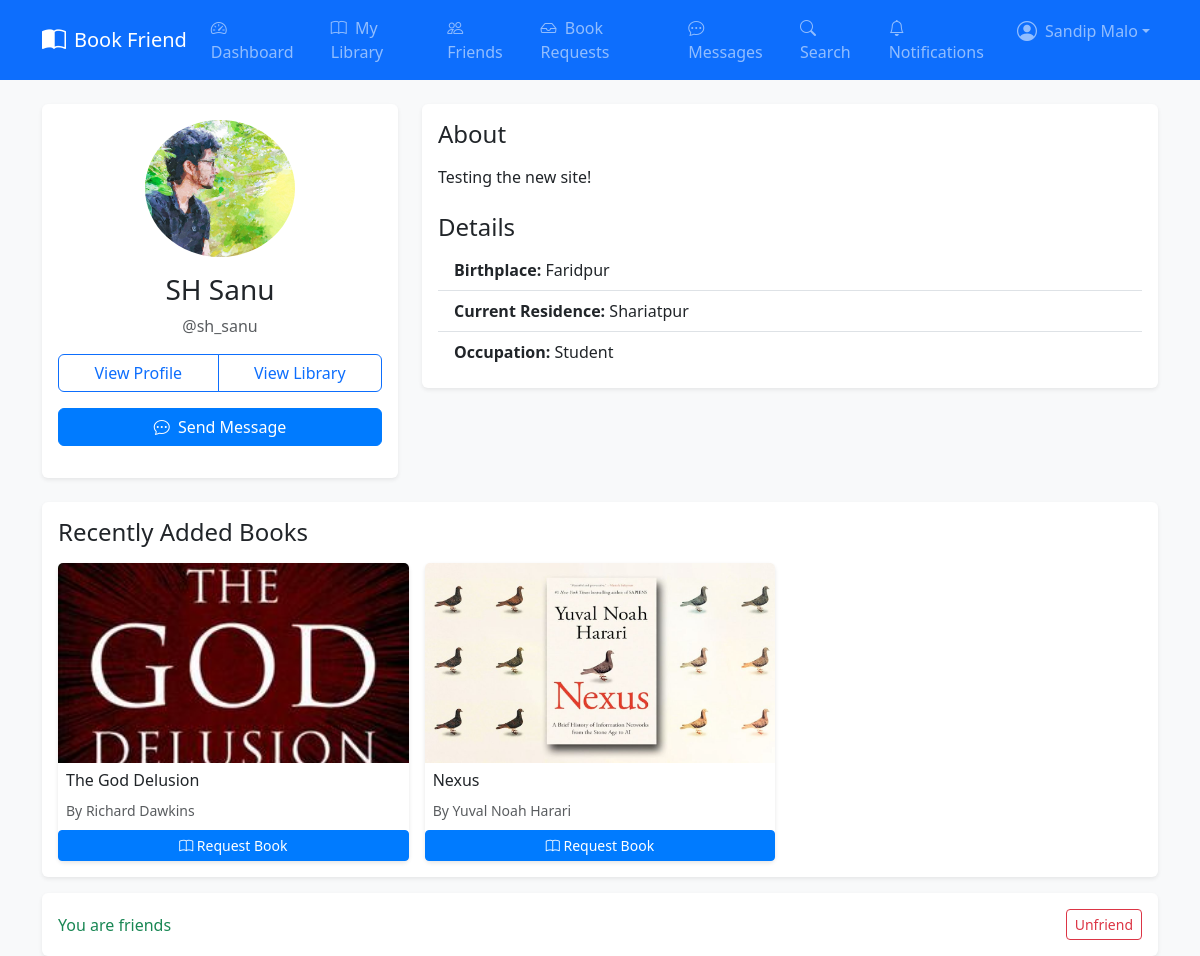
Page /profile/sh_sanu/ (signed in) on the committed database.
### Core/models.py (models this page shows, shortened)
class UserProfile(models.Model):
    user = models.OneToOneField(User, on_delete=models.CASCADE)
    bio = models.TextField(max_length=500, blank=True)
    profile_picture = models.ImageField(upload_to='profile_pics/', blank=True)
    birthplace = models.CharField(max_length=100, blank=True)
    current_residence = models.CharField(max_length=100, blank=True)
    occupation = models.CharField(max_length=100, blank=True)

class Book(models.Model):
    CONDITION_CHOICES = [
        ('new', 'New'),
        ('like_new', 'Like New'),
        ('good', 'Good'),
        ('fair', 'Fair'),
        ('poor', 'Poor'),
    ]
    owner = models.ForeignKey(User, on_delete=models.CASCADE)
    title = models.CharField(max_length=200)
    author = models.CharField(max_length=200)
    genre = models.CharField(max_length=100)
    condition = models.CharField(max_length=20, choices=CONDITION_CHOICES)
    cover_image = models.ImageField(upload_to='book_covers/', blank=True)
    description = models.TextField(blank=True)
    available = models.BooleanField(default=True)
    created_at = models.DateTimeField(auto_now_add=True)

### Core/views.py (the view)
# urls.py: path("profile/<str:username>/", views.profile_view, name="profile"),
@login_required
def profile_view(request, username):
    user = get_object_or_404(User, username=username)
    profile, created = UserProfile.objects.get_or_create(user=user)
    is_friend = Friendship.objects.filter(
        (Q(sender=request.user, receiver=user) | Q(sender=user, receiver=request.user)),
        status="accepted",
    ).exists()
    pending_request = Friendship.objects.filter(
        (Q(sender=request.user, receiver=user) | Q(sender=user, receiver=request.user)),
        status="pending",
    ).exists()
    context = {
        "profile_user": user,
        "profile": profile,
        "is_owner": request.user == user,
        "is_friend": is_friend,
        "pending_request": pending_request,
    }
    recent_books = Book.objects.filter(owner=user).order_by('-created_at')[:6]
    book_request_status = {}
    for book in recent_books:
        if BookRequest.has_pending_request(book, request.user):
            book_request_status[book.id] = 'pending'
        else:
            book_request_status[book.id] = None
    context['recent_books'] = recent_books
    context['book_request_status'] = book_request_status
    return render(request, "core/profile/view.html", context)

### Core/context_processors.py (called while the page is built)
def notification_count(request):
    if request.user.is_authenticated:
        unread_count = Notification.objects.filter(user=request.user, read=False).count()
        return {'unread_notifications': unread_count}
    return {'unread_notifications': 0}

### Core/models.py (called while the page is built)
    @staticmethod
    def has_pending_request(book, user):
        return BookRequest.objects.filter(book=book, borrower=user, status='pending').exists()

### Core/templatetags/core_extras.py (called while the page is built)
@register.filter
def get_item(dictionary, key):
    if isinstance(key, str) and key.isdigit():
        key = int(key)
    return dictionary.get(key)

### templates/core/profile/view.html (shortened to what this page needs)
{% extends 'core/base.html' %}
{% load static %}
{% load core_extras %}
{% block content %}
<div class="container mt-4">
    <div class="row justify-content-center">
        <div class="col-md-4">
            <div class="card shadow-sm">
                <div class="card-body text-center">
                    {% if profile.profile_picture %}
                        <img src="{{ profile.profile_picture.url }}" alt="Profile Picture" class="img-fluid rounded-circle mb-3" style="max-width: 150px; height: auto;">
                    {% else %}
                        <img src="{% static 'core/images/default-profile.png' %}" alt="Default Profile Picture" class="img-fluid rounded-circle mb-3" style="max-width: 150px; height: auto;">
                    {% endif %}
                    <h3 class="card-title">{{ profile_user.get_full_name }}</h3>
                    <p class="text-muted">@{{ profile_user.username }}</p>
                    <div class="mb-3">
                        <div class="btn-group w-100 mb-3">
                            <a href="{% url 'core:profile' username=profile_user.username %}" class="btn btn-outline-primary">View Profile</a>
                            <a href="{% url 'core:library' username=profile_user.username %}" class="btn btn-outline-primary">View Library</a>
                        </div>
                        <div class="d-grid">
                            {% if is_owner %}
                                <a href="{% url 'core:profile_edit' %}" class="btn btn-primary">Edit Profile</a>
                            {% else %}
                                {% if not is_friend and not pending_request %}
                                    <form method="post" action="{% url 'core:friend_add' profile_user.username %}">
                                        {% csrf_token %}
                                        <button type="submit" class="btn btn-primary w-100">Send Friend Request</button>
                                    </form>
                                {% elif pending_request %}
                                    <button class="btn btn-secondary w-100" disabled>Friend Request Pending</button>
                                {% else %}
                                    {% if is_friend %}
                                        <a href="{% url 'message_chat:chat_detail' profile_user.username %}" class="btn btn-primary w-100">
                                            <i class="bi bi-chat-dots me-1"></i> Send Message
                                        </a>
                                    {% endif %}
                                {% endif %}
                            {% endif %}
                        </div>
                    </div>
                </div>
            </div>
        </div>
        <div class="col-md-8">
            <div class="card shadow-sm">
                <div class="card-body">
                    <h4 class="mb-3">About</h4>
                    <p>{{ profile.bio|linebreaks|default:"No bio available." }}</p>
                    <h4 class="mt-4">Details</h4>
                    <ul class="list-group list-group-flush">
                        {% if profile.birthplace %}
                            <li class="list-group-item"><strong>Birthplace:</strong> {{ profile.birthplace }}</li>
                        {% endif %}
                        {% if profile.current_residence %}
                            <li class="list-group-item"><strong>Current Residence:</strong> {{ profile.current_residence }}</li>
                        {% endif %}
                        {% if profile.occupation %}
                            <li class="list-group-item"><strong>Occupation:</strong> {{ profile.occupation }}</li>
                        {% endif %}
                    </ul>
                </div>
            </div>
        </div>
    </div>
    <div class="card mt-4 shadow-sm">
        <div class="card-body">
            <h4 class="mb-3">Recently Added Books</h4>
            {% if recent_books %}
                <div class="row row-cols-2 row-cols-md-3 g-3">
                    {% for book in recent_books %}
                        <div class="col">
                            <div class="card h-100">
                                <img src="{{ book.cover_image.url }}" class="card-img-top book-cover" alt="{{ book.title }}" style="height: 200px; object-fit: cover;">
                                <div class="card-body p-2">
                                    <h6 class="card-title text-truncate">{{ book.title }}</h6>
                                    <p class="card-text"><small class="text-muted">By {{ book.author }}</small></p>
                                </div>
                                {% if book.id in pending_book_requests %}
                                    <button class="btn btn-secondary btn-sm w-100" disabled>
                                        <i class="bi bi-book"></i> Request Pending
                                    </button>
                                {% else %}
                                    {% if book_request_status|get_item:book.id == 'pending' %}
                                        <button class="btn btn-secondary btn-sm w-100" disabled>
                                            <i class="bi bi-book"></i> Request Pending
                                        </button>
                                    {% else %}
                                        <a href="{% url 'core:book_request' book.id %}" class="btn btn-primary btn-sm w-100">
                                            <i class="bi bi-book"></i> Request Book
                                        </a>
                                    {% endif %}
                                {% endif %}
                            </div>
                        </div>
                    {% endfor %}
                </div>
            {% else %}
                <p class="text-muted">No books added yet.</p>
            {% endif %}
        </div>
    </div>
    {% if not is_owner %}
        <div class="card mt-3 shadow-sm">
            <div class="card-body d-flex justify-content-between align-items-center">
                {% if is_friend %}
                    <p class="text-success mb-0">You are friends</p>
                    <form method="post" action="{% url 'core:friend_remove' profile_user.username %}" onsubmit="return confirm('Are you sure you want to remove this friend?');">
                        <button type="submit" class="btn btn-outline-danger btn-sm">Unfriend</button>
                    </form>
                {% elif pending_request %}
                    <p class="text-muted mb-0">Friend request pending</p>
                {% else %}
                    <form method="post" action="{% url 'core:friend_add' profile_user.username %}">
                        {% csrf_token %}
                        <button type="submit" class="btn btn-primary">Send Friend Request</button>
                    </form>
                {% endif %}
            </div>
        </div>
    {% endif %}
</div>
{% endblock %}

### templates/core/includes/navbar.html (shortened to what this page needs)
<nav class="navbar navbar-expand-lg navbar-dark bg-primary">
    <div class="container">
      <a class="navbar-brand d-flex align-items-center" href="{% url 'core:landing' %}">
        <i class="bi bi-book-half me-2 fs-4"></i>
        Book Friend
      </a>
      <div class="collapse navbar-collapse" id="navbarNav">
        {% if user.is_authenticated %}
          <ul class="navbar-nav me-auto">
            <li class="nav-item">
              <a class="nav-link" href="{% url 'core:dashboard' %}">
                <i class="bi bi-speedometer2 me-1"></i> Dashboard
              </a>
            </li>
            <li class="nav-item">
              <a class="nav-link" href="{% url 'core:library' username=user.username %}">
                <i class="bi bi-book me-1"></i> My Library
              </a>
            </li>
            <li class="nav-item">
              <a class="nav-link" href="{% url 'core:friends_list' %}">
                <i class="bi bi-people me-1"></i> Friends
              </a>
            </li>
            <li class="nav-item">
              <a class="nav-link" href="{% url 'core:book_requests' %}">
                <i class="bi bi-inbox me-1"></i> Book Requests
              </a>
            </li>
            <li class="nav-item">
              <a class="nav-link position-relative" href="{% url 'message_chat:chat_list' %}">
                <i class="bi bi-chat-dots me-1"></i> Messages
              </a>
            </li>
            <li class="nav-item">
              <a class="nav-link" href="{% url 'core:search' %}">
                <i class="bi bi-search me-1"></i> Search
              </a>
            </li>
          </ul>
          <ul class="navbar-nav">
            <li class="nav-item">
              <a class="nav-link position-relative" href="{% url 'core:notifications' %}">
                <i class="bi bi-bell me-1"></i> Notifications
              </a>
            </li>
            <li class="nav-item dropdown">
              <a
                class="nav-link dropdown-toggle d-flex align-items-center"
                href="#"
                role="button"
                data-bs-toggle="dropdown"
                aria-expanded="false"
              >
                <i class="bi bi-person-circle fs-5 me-2"></i>
                {{ user.get_full_name }}
              </a>
            </li>
          </ul>
        {% endif %}
      </div>
    </div>
  </nav>

### static/core/css/style.css (style rules this page uses)
body { background-color: #f8f9fa; }
.card { box-shadow: 0 2px 4px rgba(0,0,0,0.1); border: none; }
.btn-primary { background-color: #007bff; border-color: #007bff; }
.book-cover { height: 200px; object-fit: cover; }

### rows in the picture
UserProfile: profile_picture (picture), bio "Testing the new site!", birthplace "Faridpur", current_residence "Shariatpur", occupation "Student"
Book: cover_image (picture), title "The God Delusion", author "Richard Dawkins", shows "Request Book"
Book: cover_image (picture), title "Nexus", author "Yuval Noah Harari", shows "Request Book"

### other values in the picture
{{ user.get_full_name }} "Sandip Malo"
{{ profile_user.get_full_name }} "SH Sanu"
{{ profile_user.username }} "sh_sanu"
